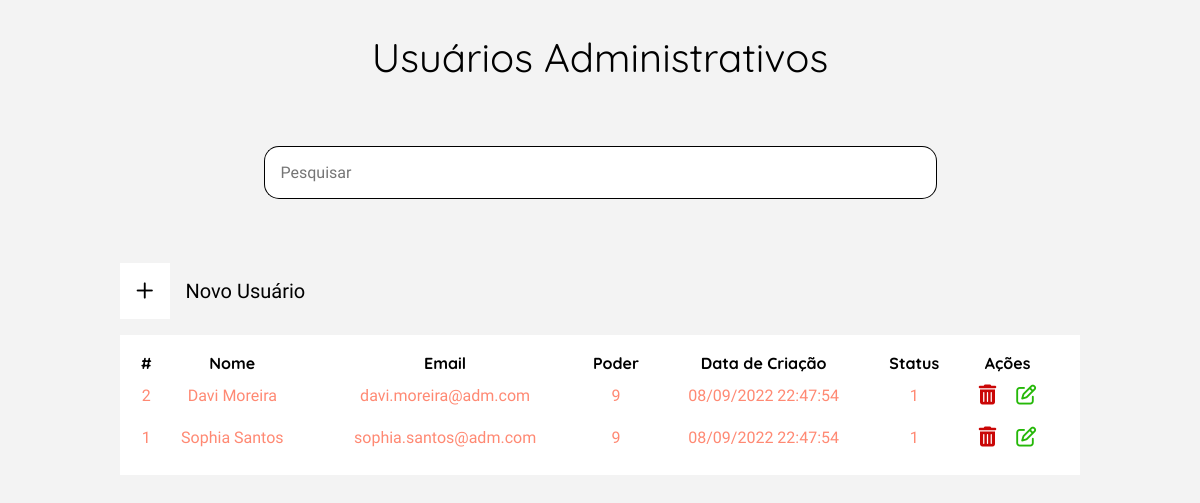
The page /view/listUsuariosADM.php on the database as committed earlier.
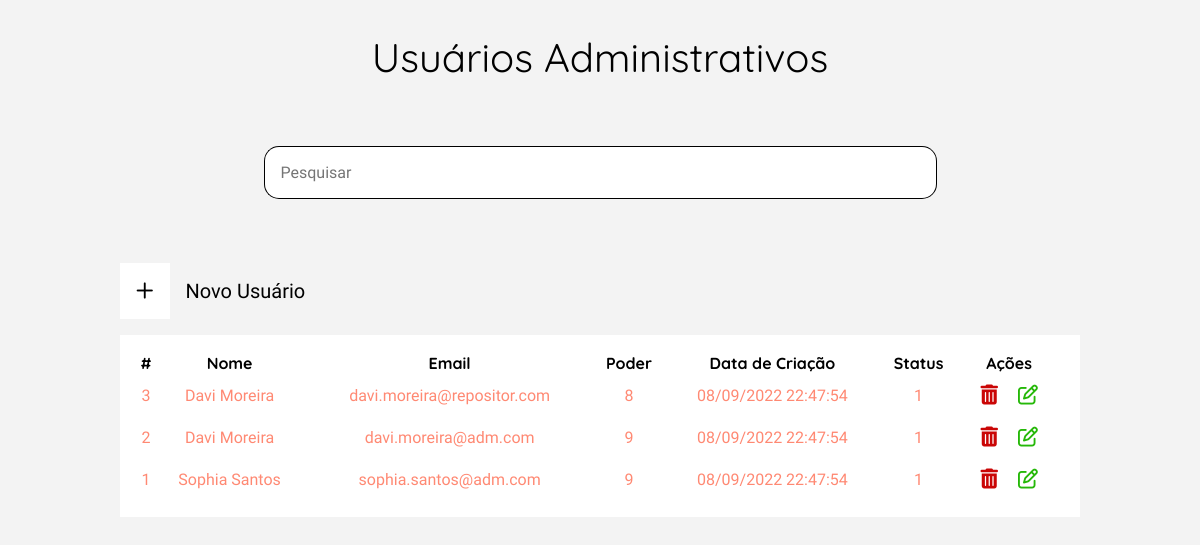
The same page on the database as committed later.
### tables this page shows
CREATE TABLE adm_administrador(
	id INT AUTO_INCREMENT NOT NULL PRIMARY KEY,
	nome VARCHAR(300) NOT NULL COMMENT 'nome do administrador',
	email VARCHAR(300) NOT NULL COMMENT 'email do administrador',
	senha VARCHAR(64) NOT NULL COMMENT 'senha em sha256',
	datahora DATETIME NOT NULL COMMENT 'data e  hora doregistro',
	poder INT(1) NOT NULL COMMENT  'abrangencia do usuario no sistema',
	status INT(1) NOT NULL COMMENT '1 - ativo; 0 - inativo'
);

### model/conexao.class.php (called while the page is built, shortened)
<?php
class Conexao{
    public function __construct(){
        try{
            $this->pdo = new PDO("mysql:dbname=2ucase_bd;host=localhost","root","");
        }catch(PDOException $e){
            echo "Erro com banco de dados: " . $e->getMessage() . "<br>";
            exit();
        }catch(Exception $e){
            echo "Erro generico: " . $e->getMessage() . "<br>";
            exit();
        }
    }
}
?>

### model/Manager.class.php (called while the page is built, shortened)
<?php
require_once 'Conexao.class.php';
class Manager extends Conexao {
	public function listClient($table) {
        $cmd = $this->pdo->query("SELECT * FROM {$table} ORDER by id DESC");
        $res = $cmd->fetchAll(PDO::FETCH_ASSOC);
        return $res;
	}
}

### view/listUsuariosADM.php (the view, shortened to what this page needs)
<?php
require_once "../model/Manager.class.php";
$manager = new Manager();
$resultListUsuarios = $manager->listClient('adm_administrador');
?>
<!DOCTYPE html>
<html lang="pt-br">
<head>
    <?php require_once "../config/config.php"; ?>
    <link rel="stylesheet" href="../assets/css/usuariosADM.css">
</head>
<body id="body-margin">
    <main class="container-produto">
        <h1>Usuários Administrativos</h1>
        <article class="container-pesquisa">
            <form action="#" method="POST">
                <div class="input-pesquisa">
                    <input type="text" placeholder="Pesquisar" id="pesquisar-input">
                    <input type="submit" value="">
                </div>
            </form>
        </article>
        <section class="container-tabela-filter">
            <section class="container-filters">
                <button id="btn-new-produto">
                    <div class="icon-container">
                        <i class="fa-regular fa-plus"></i>
                    </div>
                    Novo Usuário
                </button>
            </section>
            <section class="container-tabela">
                <table class="table-clientes">
                    <tr>
                        <th>#</th>
                        <th>Nome</th>
                        <th>Email</th>
                        <th>Poder</th>
                        <th>Data de Criação</th>
                        <th>Status</th>
                        <th>Ações</th>
                    </tr>
                    <?php
                    if (count($resultListUsuarios) > 0) :
                        for ($i = 0; $i < count($resultListUsuarios); $i++) :
                            $timestamp = strtotime($resultListUsuarios[$i]["datahora"]);
                            $newDate = date("d-m-Y H:i:s", $timestamp);
                            $dateExib = str_replace('-', '/', $newDate)
                    ?>
                            <tr>
                                <td><?= $resultListUsuarios[$i]['id'] ?></td>
                                <td><?= $resultListUsuarios[$i]['nome'] ?></td>
                                <td><?= $resultListUsuarios[$i]['email'] ?></td>
                                <td><?= $resultListUsuarios[$i]['poder'] ?></td>
                                <td><?= $dateExib ?></td>
                                <td><?= $resultListUsuarios[$i]['status'] ?></td>
                                <td id="btn-actions">
                                    <button id="delete-prod"><i class="fa-solid fa-trash-can"></i></button>
                                    <button id="edit-prod"><i class="fa-regular fa-pen-to-square"></i></i></button>
                                </td>
                            </tr>
                    <?php
                        endfor;
                    else :
                        echo "<td>Sem usuários cadastrados!</td>";
                    endif;
                    ?>
                </table>
            </section>
        </section>
    </main>
</body>
</html>

### config/config.php (shortened to what this page needs)
<!DOCTYPE html>
<html lang="en">
<head>
    <link rel="stylesheet" href="../assets/css/reset.css">
</head>
</html>

### assets/css/usuariosADM.css (style rules this page uses)
.container-produto { display: flex; flex-direction: column; align-items: center; justify-content: center; gap: 4rem; margin-top: 2rem; }
.input-pesquisa { display: flex; }
.input-pesquisa input[type=text] { background-color: #ffff; padding: 1rem; border: 1px solid #000; border-right: none; width: 40rem; border-bottom-left-radius: 15px; border-top-left-radius: 15px; }
.input-pesquisa input[type=submit] { background-color: #ffff; border: 1px solid #000; border-left: none; background-image: url('../../view/img/lupapesquisa.png'); background-size: 20px 20px; background-position-y: center; background-position-x: center; background-repeat: no-repeat; padding: 1rem; cursor: pointer; border-bottom-right-radius: 15px; border-top-right-radius: 15px; }
.container-tabela-filter { display: flex; flex-direction: column; align-items: center; width: 60rem; }
.container-filters { display: flex; justify-content: space-between; width: 100%; align-items: flex-end; }
#btn-new-produto { display: flex; align-items: center; gap: 1rem; background-color: transparent; border: none; cursor: pointer; }
#btn-new-produto .icon-container { background-color: #ffff; padding: 1rem; cursor: pointer; }
.container-tabela { width: 100%; background-color: #ffff; margin-top: 1rem; }
.container-tabela .table-clientes { width: 100%; padding: 1rem; }
.table-clientes tr td { text-align: center; }
#btn-actions button { padding: .5rem; background-color: transparent; border: none; }
#btn-actions #edit-prod i { color: #25b808; cursor: pointer; }
#btn-actions #delete-prod i { color: #ca0606; cursor: pointer; }

Rows that differ between the two databases and show on the page:
added adm_administrador: id "3", nome "Davi Moreira", email "davi.moreira@repositor.com", poder "8", datahora "08/09/2022 22:47:54", status "1"
